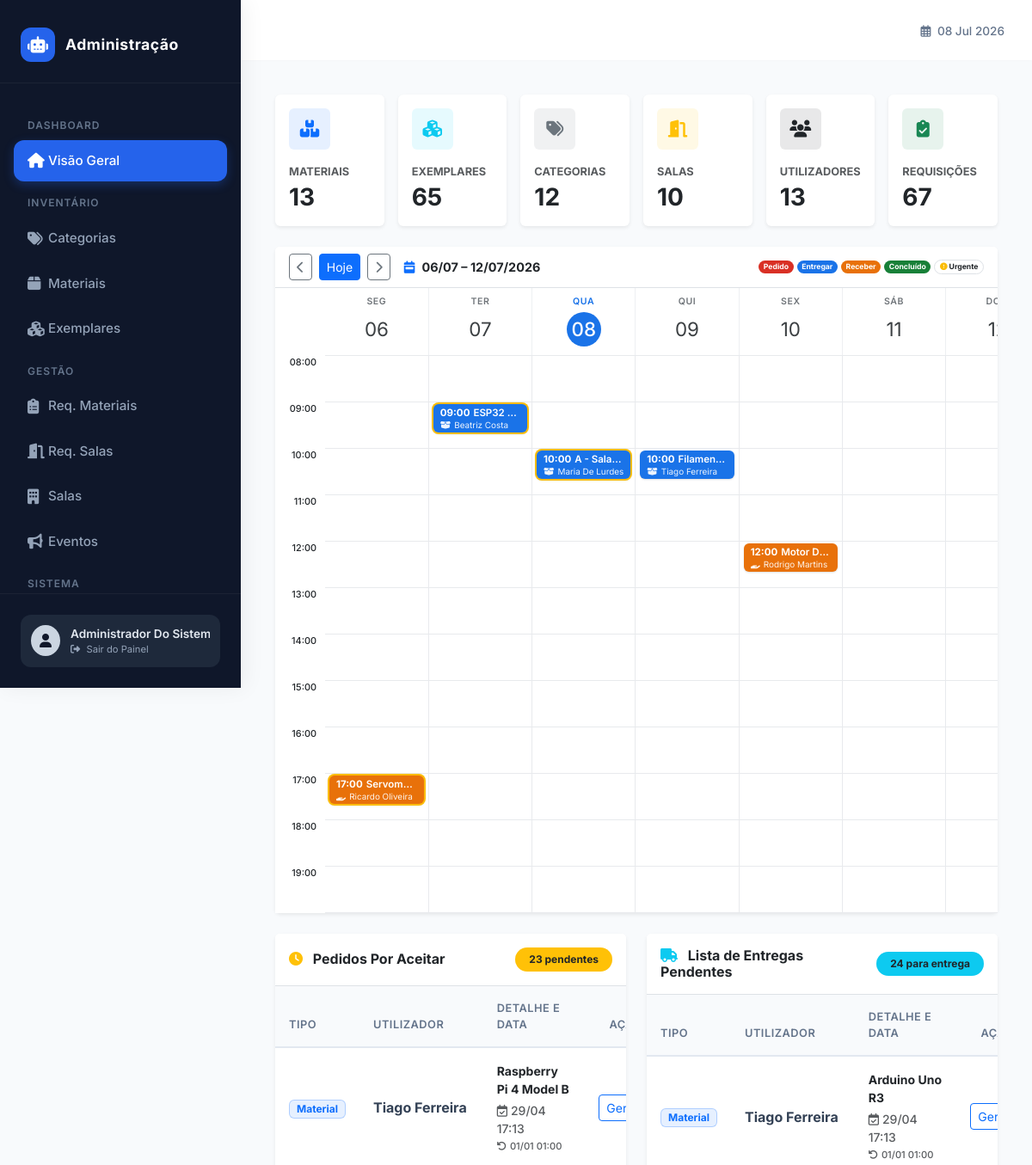
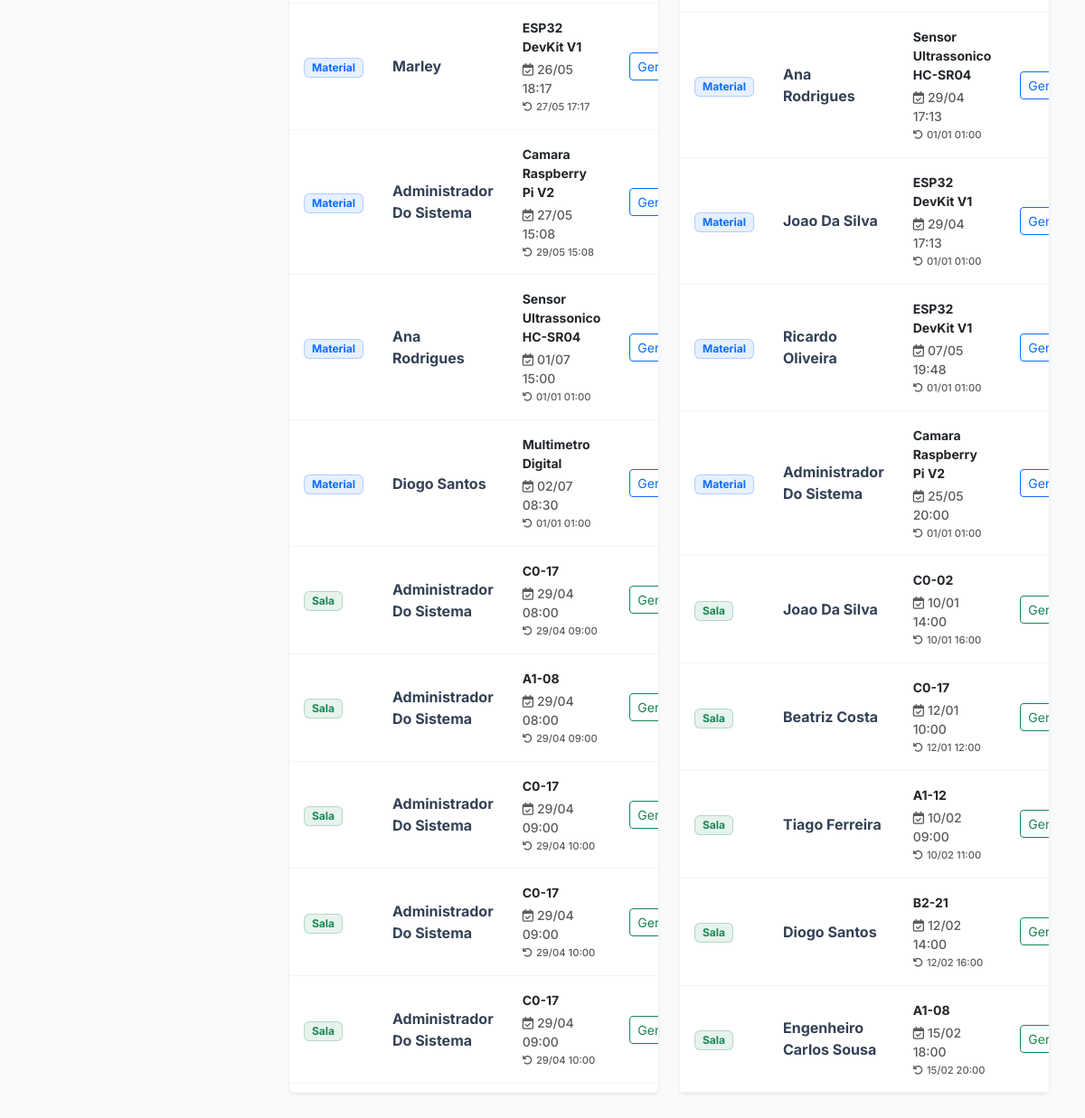
/public/admin/index (signed in), run on the app's committed database (2 pictures, top to bottom).
### tables this page shows
CREATE TABLE IF NOT EXISTS `utilizador` (
  `id` INT NOT NULL AUTO_INCREMENT,
  `tipo` ENUM('ALUNO', 'PROFESSOR', 'ADMIN', 'RESPONSAVEL') NOT NULL,
  `nome` VARCHAR(100) NOT NULL,
  `email` VARCHAR(255) NOT NULL,
  `password_hash` VARCHAR(255) NOT NULL,
  `data_nascimento` DATE NOT NULL,
  `telefone` VARCHAR(20) NOT NULL,
  `linkedin` VARCHAR(255) NULL DEFAULT NULL,
  `turma` VARCHAR(10) NULL DEFAULT NULL,
  `foto` MEDIUMBLOB NULL DEFAULT NULL,
  `email_verificado` TINYINT(1) NOT NULL DEFAULT 0,
  `email_verificacao_token` VARCHAR(128) NULL DEFAULT NULL,
  `reset_token` VARCHAR(128) NULL DEFAULT NULL,
  `reset_expira` DATETIME NULL DEFAULT NULL,
  PRIMARY KEY (`id`),
  UNIQUE INDEX `email_UNIQUE` (`email` ASC));

CREATE TABLE IF NOT EXISTS `requisicao_exemplar` (
  `id` INT NOT NULL AUTO_INCREMENT,
  `id_utilizador` INT NOT NULL,
  `id_exemplar` INT NOT NULL,
  `data_pedido` DATETIME NOT NULL DEFAULT CURRENT_TIMESTAMP,
  `estado_pedido` ENUM('PENDENTE', 'ACEITE', 'REJEITADO', 'EM_USO', 'CONCLUIDO') NOT NULL DEFAULT 'PENDENTE',
  `data_levantamento` DATETIME NULL DEFAULT NULL,
  `data_devolucao` DATETIME NULL DEFAULT NULL,
  `estado_devolucao` ENUM('OK', 'DANIFICADO', 'PERDIDO') NOT NULL DEFAULT 'OK',
  `estado_entrega` TINYINT(1) NOT NULL DEFAULT 0,
  `observacao` TEXT NULL DEFAULT NULL,
  PRIMARY KEY (`id`),
  INDEX `fk_reqex_utilizador_idx` (`id_utilizador` ASC),
  INDEX `fk_reqex_exemplar_idx` (`id_exemplar` ASC),
  CONSTRAINT `fk_reqex_utilizador`
    FOREIGN KEY (`id_utilizador`)
    REFERENCES `utilizador` (`id`)
    ON DELETE NO ACTION
    ON UPDATE NO ACTION,
  CONSTRAINT `fk_reqex_exemplar`
    FOREIGN KEY (`id_exemplar`)
    REFERENCES `exemplar` (`id`)
    ON DELETE NO ACTION
    ON UPDATE NO ACTION);

CREATE TABLE IF NOT EXISTS `material` (
  `id` INT NOT NULL AUTO_INCREMENT,
  `designacao` VARCHAR(100) NOT NULL,
  `descricao` TEXT NULL DEFAULT NULL,
  `imagem` MEDIUMBLOB NULL DEFAULT NULL,
  PRIMARY KEY (`id`));

CREATE TABLE IF NOT EXISTS `requisicao_sala` (
  `id` INT NOT NULL AUTO_INCREMENT,
  `id_sala` INT NOT NULL,
  `id_utilizador` INT NOT NULL,
  `data` DATETIME NOT NULL DEFAULT CURRENT_TIMESTAMP,
  `estado_sala` ENUM('PENDENTE', 'ACEITE', 'REJEITADO', 'EM_USO', 'CONCLUIDO') NULL DEFAULT 'PENDENTE',
  `data_inicio` DATETIME NOT NULL,
  `data_fim` DATETIME NOT NULL,
  `estado_devolucao` ENUM('NORMAL', 'DESARRUMADA_SUJA', 'DANIFICADA') NOT NULL DEFAULT 'NORMAL',
  `estado_entrega` TINYINT(1) NOT NULL DEFAULT 0,
  `observacao` TEXT NULL DEFAULT NULL,
  PRIMARY KEY (`id`),
  INDEX `fk_reqsala_utilizador_idx` (`id_utilizador` ASC),
  INDEX `fk_reqsala_sala_idx` (`id_sala` ASC),
  CONSTRAINT `fk_reqsala_utilizador`
    FOREIGN KEY (`id_utilizador`)
    REFERENCES `utilizador` (`id`)
    ON DELETE NO ACTION
    ON UPDATE NO ACTION,
  CONSTRAINT `fk_reqsala_sala`
    FOREIGN KEY (`id_sala`)
    REFERENCES `sala` (`id`)
    ON DELETE NO ACTION
    ON UPDATE NO ACTION);

CREATE TABLE IF NOT EXISTS `sala` (
  `id` INT NOT NULL AUTO_INCREMENT,
  `numero` VARCHAR(15) NOT NULL,
  `andar` INT NOT NULL,
  `bloco` VARCHAR(10) NOT NULL,
  `capacidade` INT NOT NULL,
  `descricao` TEXT NULL DEFAULT NULL,
  `estado` ENUM('DISPONIVEL', 'MANUTENCAO', 'DANIFICADA', 'OCUPADA') NOT NULL DEFAULT 'DISPONIVEL',
  PRIMARY KEY (`id`));

### app/views/administracao/index.php (the view, shortened to what the rows shown need)
<?php
$hoje = date('Y-m-d');
if (!empty($inicioSemanaCal)) {
    $inicioSemana = $inicioSemanaCal;
} else {
    $diaSemana = date('N');
    $inicioSemana = date('Y-m-d', strtotime('-' . ($diaSemana - 1) . ' days'));
}
$diasSemana = [];
$nomesDiasAbrev = ['SEG', 'TER', 'QUA', 'QUI', 'SEX', 'SÁB', 'DOM'];
for ($i = 0; $i < 7; $i++) {
    $dataDia = date('Y-m-d', strtotime($inicioSemana . " +$i days"));
    $diasSemana[] = [
        'data' => $dataDia,
        'dia_numero' => date('d', strtotime($dataDia)),
        'nome_dia' => $nomesDiasAbrev[$i],
        'is_hoje' => $dataDia === $hoje
    ];
}
$agendaGrid = [];
$eventosGrelha = $eventosBrutos ?? [];
foreach ($eventosGrelha as $ev) {
    $horaBloco = (int)substr($ev['hora'], 0, 2);
    $agendaGrid[$ev['data']][$horaBloco][] = $ev;
}
$horaInicio = 8;
$horaFim = 19;
?>
<div class="card border-0 shadow-sm mb-4">
    <div class="card-body p-0 table-responsive" style="scrollbar-width: thin;">
        <table class="table gcal-table mb-0">
            <thead>
                <tr>
                    <th class="gcal-time-col border-0"></th>
                    <?php foreach ($diasSemana as $dia): ?>
                        <th class="text-center <?= $dia['is_hoje'] ? 'gcal-th-hoje' : '' ?>">
                            <div class="gcal-dayname"><?= $dia['nome_dia'] ?></div>
                            <div class="gcal-daynum <?= $dia['is_hoje'] ? 'hoje' : '' ?>"><?= $dia['dia_numero'] ?></div>
                        </th>
                    <?php endforeach; ?>
                </tr>
            </thead>
            <tbody>
                <?php for ($h = $horaInicio; $h <= $horaFim; $h++): ?>
                    <tr>
                        <td class="gcal-time-col">
                            <span><?= str_pad($h, 2, '0', STR_PAD_LEFT) ?>:00</span>
                        </td>
                        <?php foreach ($diasSemana as $dia): ?>
                            <td class="gcal-slot <?= $dia['is_hoje'] ? 'gcal-col-hoje' : '' ?>">
                                <?php
                        if (isset($agendaGrid[$dia['data']][$h])) {
                            foreach ($agendaGrid[$dia['data']][$h] as $ev) {
                                switch ($ev['tipo']) {
                                    case 'entregar':
                                        $classeCor = 'gcal-event-entregar';
                                        $iconTipo = 'fa-box-open';
                                        $labelTipo = 'ENT';
                                        break;
                                    case 'receber':
                                        $classeCor = 'gcal-event-receber';
                                        $iconTipo = 'fa-hand-holding';
                                        $labelTipo = 'REC';
                                        break;
                                }
                                $classeUrgente = $ev['urgente'] ? 'urgente' : '';
                                $rota = ($ev['tipo_req'] === 'sala') ? 'reqSalaView' : 'reqMaterialView';
                                $linkView = BASE_URL . "admin/{$rota}/" . $ev['id_req'];
                                $entrega = !empty($ev['data_entrega_prevista']) ? date('d/m H:i', strtotime($ev['data_entrega_prevista'])) : '—';
                                $devolucao = !empty($ev['data_devolucao_prevista']) ? date('d/m H:i', strtotime($ev['data_devolucao_prevista'])) : '—';
                                $tt = htmlspecialchars($labelTipo . ' · Req #' . $ev['id_req'] . ' · ' . $ev['hora'] . ' · ' . $ev['titulo'] . ' (' . $ev['user'] . ') · Buscar: ' . $entrega . ' · Devolver: ' . $devolucao, ENT_QUOTES);
                                echo "
                                <a href='{$linkView}' class='gcal-event {$classeCor} {$classeUrgente}' title='{$tt}'>
                                    <div class='gcal-ev-line1'><span class='t'>{$ev['hora']}</span>" . htmlspecialchars($ev['titulo']) . "</div>
                                    <div class='gcal-ev-line2'><i class='fas {$iconTipo} me-1'></i>" . htmlspecialchars($ev['user']) . "</div>
                                </a>";
                            }
                        }
                        ?>
                            </td>
                        <?php endforeach; ?>
                    </tr>
                <?php endfor; ?>
            </tbody>
        </table>
    </div>
</div>
<div class="row g-4">
    <div class="col-lg-6">
        <div class="card border-0 shadow-sm h-100">
            <div class="table-responsive">
                <table class="table table-borderless table-clean mb-0">
                    <thead>
                        <tr>
                            <th class="ps-3">Tipo</th>
                            <th>Utilizador</th>
                            <th>Detalhe e Data</th>
                            <th class="text-end pe-3">Ação</th>
                        </tr>
                    </thead>
                    <tbody>
                        <?php foreach (array_slice($porAceitarMat ?? [], 0, 5) as $r): ?>
                            <tr>
                                <td class="ps-3"><span class="badge bg-primary bg-opacity-10 text-primary border border-primary border-opacity-25 px-2 py-1">Material</span></td>
                                <td class="fw-bold"><?= htmlspecialchars($r['utilizador_nome'] ?? '') ?></td>
                                <td class="text-muted small">
                                    <span class="d-block fw-bold text-dark mb-1"><?= htmlspecialchars($r['material_designacao'] ?? '') ?></span>
                                    <div><i class="far fa-calendar-check me-1"></i><?= date('d/m H:i', strtotime($r['data_levantamento'] ?? $r['data_pedido'])) ?></div>
                                    <div style="font-size: 0.7rem; margin-top: 2px;"><i class="fas fa-undo me-1"></i><?= date('d/m H:i', strtotime($r['data_devolucao'] ?? '')) ?></div>
                                </td>
                                <td class="text-end pe-3"><a href="<?= BASE_URL ?>admin/requisicoesMateriais" class="btn btn-sm btn-outline-primary">Gerir</a></td>
                            </tr>
                        <?php endforeach; ?>
                        <?php foreach (array_slice($porAceitarSala ?? [], 0, 5) as $r): ?>
                            <tr>
                                <td class="ps-3"><span class="badge bg-success bg-opacity-10 text-success border border-success border-opacity-25 px-2 py-1">Sala</span></td>
                                <td class="fw-bold"><?= htmlspecialchars($r['utilizador_nome'] ?? '') ?></td>
                                <td class="text-muted small">
                                    <span class="d-block fw-bold text-dark mb-1"><?= htmlspecialchars(($r['bloco'] ?? '') . ($r['andar'] ?? '') . '-' . ($r['sala_numero'] ?? '')) ?></span>
                                    <div><i class="far fa-calendar-check me-1"></i><?= date('d/m H:i', strtotime($r['data_inicio'] ?? $r['data'])) ?></div>
                                    <div style="font-size: 0.7rem; margin-top: 2px;"><i class="fas fa-undo me-1"></i><?= date('d/m H:i', strtotime($r['data_fim'] ?? '')) ?></div>
                                </td>
                                <td class="text-end pe-3"><a href="<?= BASE_URL ?>admin/requisicoesSalas" class="btn btn-sm btn-outline-success">Gerir</a></td>
                            </tr>
                        <?php endforeach; ?>
                    </tbody>
                </table>
            </div>
        </div>
    </div>
    <div class="col-lg-6">
        <div class="card border-0 shadow-sm h-100">
            <div class="table-responsive">
                <table class="table table-borderless table-clean mb-0">
                    <thead>
                        <tr>
                            <th class="ps-3">Tipo</th>
                            <th>Utilizador</th>
                            <th>Detalhe e Data</th>
                            <th class="text-end pe-3">Ação</th>
                        </tr>
                    </thead>
                    <tbody>
                        <?php foreach (array_slice($aEntregarMat ?? [], 0, 5) as $r): ?>
                            <tr>
                                <td class="ps-3"><span class="badge bg-primary bg-opacity-10 text-primary border border-primary border-opacity-25 px-2 py-1">Material</span></td>
                                <td class="fw-bold"><?= htmlspecialchars($r['utilizador_nome'] ?? '') ?></td>
                                <td class="text-muted small">
                                    <span class="d-block fw-bold text-dark mb-1"><?= htmlspecialchars($r['material_designacao'] ?? '') ?></span>
                                    <div><i class="far fa-calendar-check me-1"></i><?= date('d/m H:i', strtotime($r['data_levantamento'] ?? $r['data_pedido'])) ?></div>
                                    <div style="font-size: 0.7rem; margin-top: 2px;"><i class="fas fa-undo me-1"></i><?= date('d/m H:i', strtotime($r['data_devolucao'] ?? '')) ?></div>
                                </td>
                                <td class="text-end pe-3"><a href="<?= BASE_URL ?>admin/requisicoesMateriais" class="btn btn-sm btn-outline-primary">Gerir</a></td>
                            </tr>
                        <?php endforeach; ?>
                        <?php foreach (array_slice($aEntregarSala ?? [], 0, 5) as $r): ?>
                            <tr>
                                <td class="ps-3"><span class="badge bg-success bg-opacity-10 text-success border border-success border-opacity-25 px-2 py-1">Sala</span></td>
                                <td class="fw-bold"><?= htmlspecialchars($r['utilizador_nome'] ?? '') ?></td>
                                <td class="text-muted small">
                                    <span class="d-block fw-bold text-dark mb-1"><?= htmlspecialchars(($r['bloco'] ?? '') . ($r['andar'] ?? '') . '-' . ($r['sala_numero'] ?? '')) ?></span>
                                    <div><i class="far fa-calendar-check me-1"></i><?= date('d/m H:i', strtotime($r['data_inicio'] ?? $r['data'])) ?></div>
                                    <div style="font-size: 0.7rem; margin-top: 2px;"><i class="fas fa-undo me-1"></i><?= date('d/m H:i', strtotime($r['data_fim'] ?? '')) ?></div>
                                </td>
                                <td class="text-end pe-3"><a href="<?= BASE_URL ?>admin/requisicoesSalas" class="btn btn-sm btn-outline-success">Gerir</a></td>
                            </tr>
                        <?php endforeach; ?>
                    </tbody>
                </table>
            </div>
        </div>
    </div>
</div>

### app/views/layouts/admin.php (shortened to what the rows shown need)
<?php
require_once __DIR__ . '/../../core/Auth.php';
$currentUser = Auth::user();
?>
<!DOCTYPE html>
<html lang="pt">
<head>
    <link href="https://cdn.jsdelivr.net/npm/bootstrap@5.3.0/dist/css/bootstrap.min.css" rel="stylesheet">
    <link rel="stylesheet" href="https://cdnjs.cloudflare.com/ajax/libs/font-awesome/6.4.0/css/all.min.css">
</head>
<body>
<div class="wrapper">
    <nav id="sidebar">
        <div class="sidebar-footer">
            <a href="<?php echo BASE_URL; ?>dashboard/index" class="user-info-card" title="Voltar ao site">
                <div style="overflow: hidden;">
                    <div style="font-size: 0.85rem; font-weight: 600; white-space: nowrap; text-overflow: ellipsis;"><?= htmlspecialchars($currentUser['nome'] ?? 'Administrador') ?></div>
                    <div style="font-size: 0.7rem; color: #94a3b8;"><i class="fas fa-sign-out-alt me-1"></i> Sair do Painel</div>
                </div>
            </a>
        </div>
    </nav>
    <div id="content">
        <div class="main-container">
            <?php require $content_view; ?>
        </div>
    </div>
</div>
</body>
</html>

### data on the page
utilizador: nome "Administrador Do…"
requisicao_exemplar: hora "17:00", material.designacao "Servom…", id_utilizador.nome "Ricardo Oliveira"
requisicao_exemplar: id_utilizador.nome "Tiago Ferreira", material.designacao "Raspberry Pi 4 Model B", data_levantamento+data_pedido "29/04 17:13", data_devolucao "01/01 01:00"
requisicao_exemplar: id_utilizador.nome "Marley", material.designacao "ESP32 DevKit V1", data_levantamento "26/05 18:17", data_devolucao "27/05 17:17"
requisicao_exemplar: id_utilizador.nome "Administrador Do Sistema", material.designacao "Camara Raspberry Pi V2", data_levantamento "27/05 15:08", data_devolucao "29/05 15:08"
requisicao_exemplar: id_utilizador.nome "Ana Rodrigues", material.designacao "Sensor Ultrassonico HC-SR04", data_levantamento+data_pedido "01/07 15:00", data_devolucao "01/01 01:00"
requisicao_exemplar: id_utilizador.nome "Diogo Santos", material.designacao "Multimetro Digital", data_levantamento+data_pedido "02/07 08:30", data_devolucao "01/01 01:00"
requisicao_sala: id_utilizador.nome "Administrador Do Sistema", id_sala.numero "C0-17", data_inicio "29/04 08:00", data_fim "29/04 09:00"
requisicao_sala: id_utilizador.nome "Administrador Do Sistema", id_sala.numero "A1-08", data_inicio "29/04 08:00", data_fim "29/04 09:00"
requisicao_sala: id_utilizador.nome "Administrador Do Sistema", id_sala.numero "C0-17", data_inicio "29/04 09:00", data_fim "29/04 10:00"
requisicao_sala: id_utilizador.nome "Administrador Do Sistema", id_sala.numero "C0-17", data_inicio "29/04 09:00", data_fim "29/04 10:00"
requisicao_sala: id_utilizador.nome "Administrador Do Sistema", id_sala.numero "C0-17", data_inicio "29/04 09:00", data_fim "29/04 10:00"
requisicao_exemplar: id_utilizador.nome "Tiago Ferreira", material.designacao "Arduino Uno R3", data_levantamento "29/04 17:13", data_devolucao "01/01 01:00"
requisicao_exemplar: id_utilizador.nome "Ana Rodrigues", material.designacao "Sensor Ultrassonico HC-SR04", data_levantamento "29/04 17:13", data_devolucao "01/01 01:00"
requisicao_exemplar: id_utilizador.nome "Joao Da Silva", material.designacao "ESP32 DevKit V1", data_levantamento "29/04 17:13", data_devolucao "01/01 01:00"
requisicao_exemplar: id_utilizador.nome "Ricardo Oliveira", material.designacao "ESP32 DevKit V1", data_levantamento "07/05 19:48", data_devolucao "01/01 01:00"
requisicao_exemplar: id_utilizador.nome "Administrador Do Sistema", material.designacao "Camara Raspberry Pi V2", data_levantamento "25/05 20:00", data_devolucao "01/01 01:00"
requisicao_sala: id_utilizador.nome "Joao Da Silva", id_sala.numero "C0-02", data_inicio "10/01 14:00", data_fim "10/01 16:00"
requisicao_sala: id_utilizador.nome "Beatriz Costa", id_sala.numero "C0-17", data_inicio "12/01 10:00", data_fim "12/01 12:00"
requisicao_sala: id_utilizador.nome "Tiago Ferreira", id_sala.numero "A1-12", data_inicio "10/02 09:00", data_fim "10/02 11:00"
requisicao_sala: id_utilizador.nome "Diogo Santos", id_sala.numero "B2-21", data_inicio "12/02 14:00", data_fim "12/02 16:00"
requisicao_sala: id_utilizador.nome "Engenheiro Carlos Sousa", id_sala.numero "A1-08", data_inicio "15/02 18:00", data_fim "15/02 20:00"

### other printed values
$totalMateriais "13"
$totalExemplares "65"
$totalCategorias "12"
$totalSalas "10"
$totalUtilizadores "13"
$totalRequisicoes "67"
$labelSemana "06/07 – 12/07/2026"
$dia['nome_dia'] "SEG"
$dia['dia_numero'] "06"
$dia['nome_dia'] "TER"
$dia['dia_numero'] "07"
$dia['nome_dia'] "QUA"
$dia['dia_numero'] "08"
$dia['nome_dia'] "QUI"
$dia['dia_numero'] "09"
